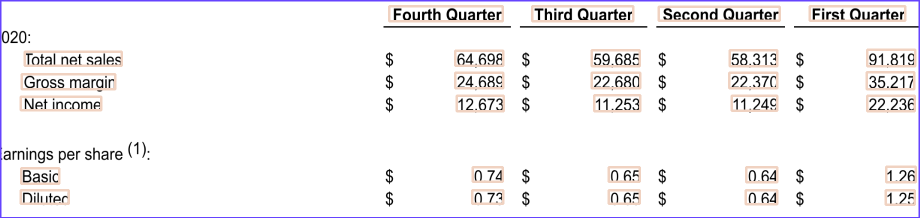
#> input picture tool/c73.png, 1839 x 436 px (shown at 1/2 size)
$ python a.py
#> lines starting #> are read from the running program, lines starting #| are printed output that depends on the picture; after the words box and inside, x2 and y2 are one past the last pixel; in counts of white or black regions, pixels touching at a corner belong together
# -*- coding: utf-8 -*-
import numpy as np
import cv2.cv2 as cv2
from numpy import float32

if __name__ == "__main__":
    # Read image
    img = cv2.imread("./c73.png")
#> img is the input picture: shape (436, 1839, 3); mean B, G, R 242.2, 240.4, 242.4
    a = np.array([[
        1458.4429931640625, 145.316650390625, 1554.5313720703125,
        176.924560546875, 1
    ]],
                 dtype=float32)
    b = np.array([[
        1734.0457763671875, 191.89208984375, 1829.681640625, 222.283935546875,
        1
    ]],
                 dtype=float32)
    # Draw rectangle
    j = 0
    for i in a:
        if i[4] > 0.85:
            cv2.rectangle(img, (int(i[0]), int(i[1])), (int(i[2]), int(i[3])),
                          (50, 205, 50), 4)
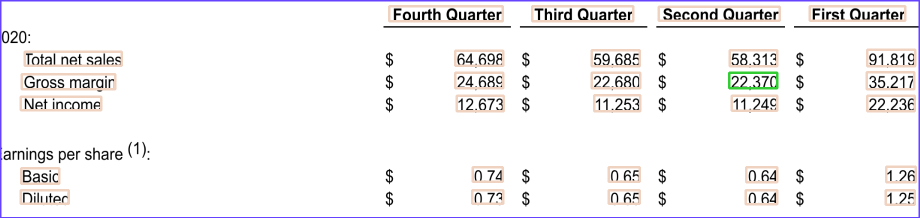
#> img: shape (436, 1839, 3) (shown at 1/2 size); 0.16% of pixels changed, all inside (x1, y1, x2, y2) = (1456, 143, 1557, 179)
            # cut = img[int(i[0]):int(i[2]), int(i[1]):int(i[3])]
            # cv2.imwrite('./pic/' + str(j) + '.png', cut)
            # j += 1
    for i in b:
        if i[4] > 0.85:
            cv2.rectangle(img, (int(i[0]), int(i[1])), (int(i[2]), int(i[3])),
                          (254, 67, 101), 4)
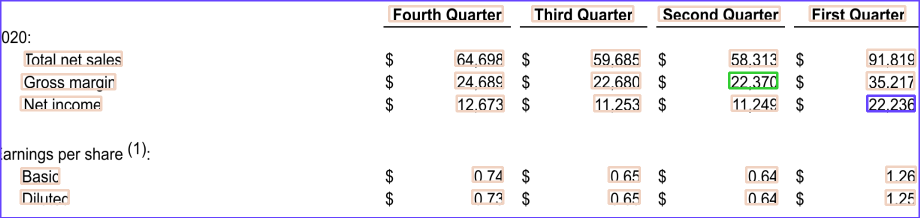
#> img: shape (436, 1839, 3) (shown at 1/2 size); 0.16% of pixels changed, all inside (x1, y1, x2, y2) = (1732, 189, 1832, 225)
    # Display cropped image
    width = int(img.shape[1] / 4)
#> width = 459
    height = int(img.shape[0] / 4)
#> height = 109
    dim = (width, height)
#> dim = (459, 109)
    # resize image
    resized = cv2.resize(img, dim)
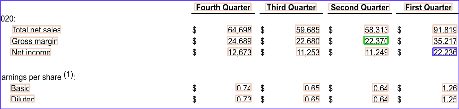
#> resized: shape (109, 459, 3); mean B, G, R 241.3, 238.9, 240.7

    # save the image
    cv2.imshow("Image", resized)
    cv2.waitKey(0)

    cv2.imwrite('./c73_.png', img)

$ run again, with tool/tag.png copied over tool/c73.png
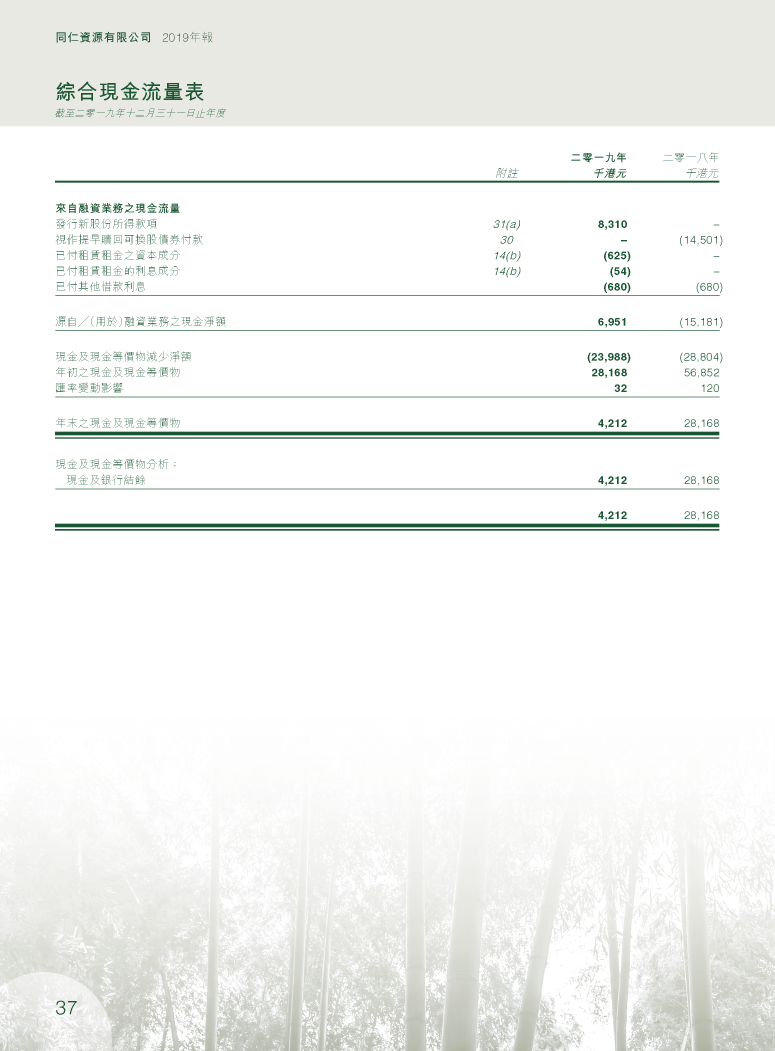
#> input picture tool/tag.png, 2324 x 3153 px (shown at 1/3 size)
#> img is the input picture: shape (3153, 2324, 3); mean B, G, R 242.2, 244.2, 242.8
#> `resized = cv2.resize(img, dim)`:
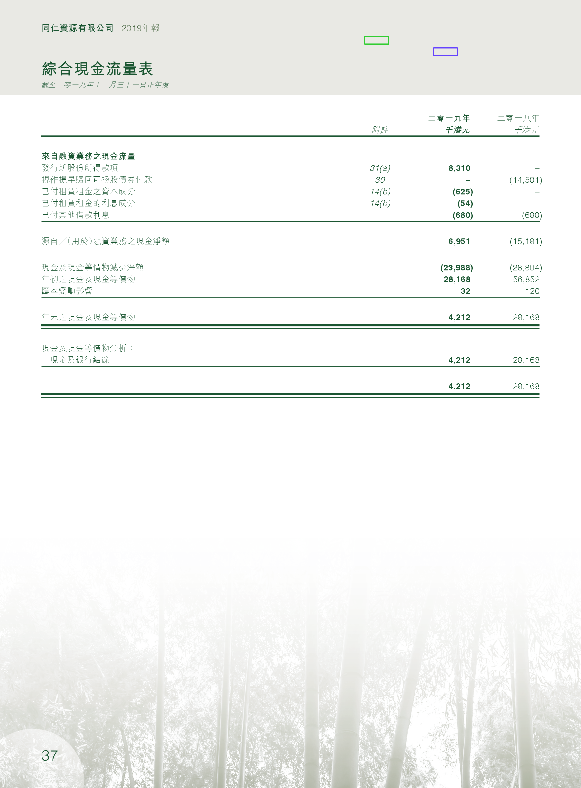
#> resized: shape (788, 581, 3); mean B, G, R 242.3, 244.3, 242.9
